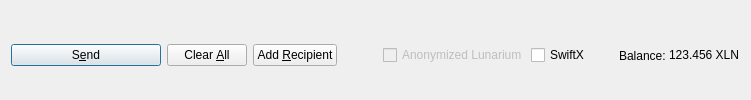
         <widget class="QFrame" name="frame_Send">
          <layout class="QHBoxLayout" name="horizontalLayout">
           <property name="bottomMargin">
            <number>0</number>
           </property>
           <item>
            <widget class="QPushButton" name="sendButton">
             <property name="minimumSize">
              <size>
               <width>150</width>
               <height>0</height>
              </size>
             </property>
             <property name="toolTip">
              <string>Confirm the send action</string>
             </property>
             <property name="text">
              <string>S&amp;end</string>
             </property>
             <property name="icon">
              <iconset resource="../lunarium.qrc">
               <normaloff>:/icons/send</normaloff>:/icons/send</iconset>
             </property>
             <property name="autoDefault">
              <bool>false</bool>
             </property>
             <property name="default">
              <bool>true</bool>
             </property>
            </widget>
           </item>
           <item>
            <widget class="QPushButton" name="clearButton">
             <property name="sizePolicy">
              <sizepolicy hsizetype="Minimum" vsizetype="Fixed">
               <horstretch>0</horstretch>
               <verstretch>0</verstretch>
              </sizepolicy>
             </property>
             <property name="toolTip">
              <string>Clear all fields of the form.</string>
             </property>
             <property name="text">
              <string>Clear &amp;All</string>
             </property>
             <property name="icon">
              <iconset resource="../lunarium.qrc">
               <normaloff>:/icons/remove</normaloff>:/icons/remove</iconset>
             </property>
             <property name="autoDefault">
              <bool>false</bool>
             </property>
            </widget>
           </item>
           <item>
            <widget class="QPushButton" name="addButton">
             <property name="toolTip">
              <string>Send to multiple recipients at once</string>
             </property>
             <property name="text">
              <string>Add &amp;Recipient</string>
             </property>
             <property name="icon">
              <iconset resource="../lunarium.qrc">
               <normaloff>:/icons/add</normaloff>:/icons/add</iconset>
             </property>
             <property name="autoDefault">
              <bool>false</bool>
             </property>
            </widget>
           </item>
           <item>
            <spacer name="horizontalSpacer">
             <property name="orientation">
              <enum>Qt::Horizontal</enum>
             </property>
             <property name="sizeHint" stdset="0">
              <size>
               <width>40</width>
               <height>20</height>
              </size>
             </property>
            </spacer>
           </item>
           <item>
            <layout class="QHBoxLayout" name="horizontalLayout_2">
             <property name="spacing">
              <number>3</number>
             </property>
             <item>
              <widget class="QCheckBox" name="checkzXLN">
               <property name="enabled">
                <bool>false</bool>
               </property>
               <property name="text">
                <string>Anonymized Lunarium</string>
               </property>
              </widget>
             </item>
             <item>
              <widget class="QCheckBox" name="checkSwiftTX">
               <property name="enabled">
                <bool>true</bool>
               </property>
               <property name="minimumSize">
                <size>
                 <width>85</width>
                 <height>0</height>
                </size>
               </property>
               <property name="text">
                <string>SwiftX</string>
               </property>
              </widget>
             </item>
             <item>
              <widget class="QLabel" name="label">
               <property name="text">
                <string>Balance:</string>
               </property>
              </widget>
             </item>
             <item>
              <widget class="QLabel" name="labelBalance">
               <property name="sizePolicy">
                <sizepolicy hsizetype="Preferred" vsizetype="Fixed">
                 <horstretch>0</horstretch>
                 <verstretch>0</verstretch>
                </sizepolicy>
               </property>
               <property name="cursor">
                <cursorShape>IBeamCursor</cursorShape>
               </property>
               <property name="text">
                <string notr="true">123.456 XLN</string>
               </property>
               <property name="textInteractionFlags">
                <set>Qt::LinksAccessibleByMouse|Qt::TextSelectableByKeyboard|Qt::TextSelectableByMouse</set>
               </property>
              </widget>
             </item>
            </layout>
           </item>
          </layout>
         </widget>
